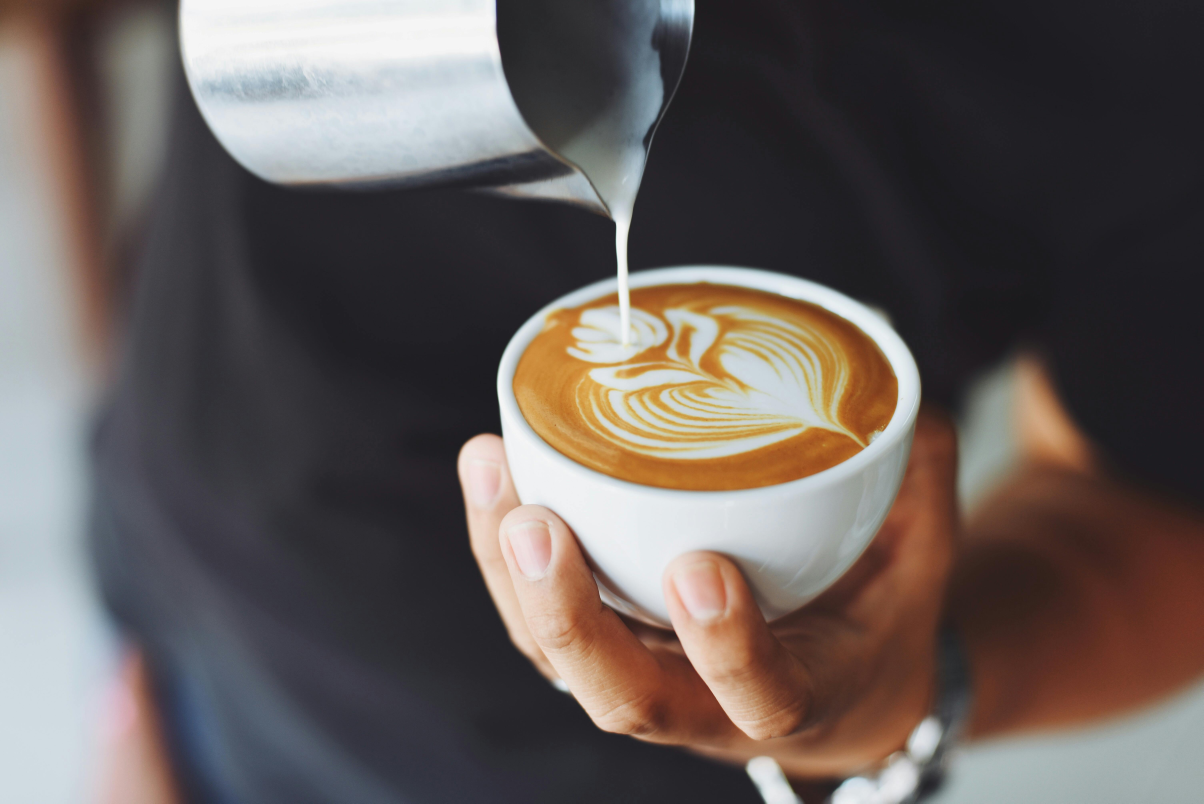
#> input picture assets/coffee.jpg, 6016 x 4016 px (shown at 1/5 size)
$ python tut2.py
#> lines starting #> are read from the running program, lines starting #| are printed output that depends on the picture
import cv2
import random

img = cv2.imread('./assets/coffee.jpg', -1)
#> img is the input picture: shape (4016, 6016, 3); mean B, G, R 90.2, 92.9, 101.6
print(img.shape)
#| (4016, 6016, 3)

coffee = img[2000:2500, 600:900]
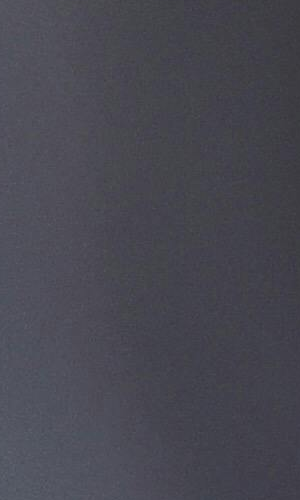
#> coffee: shape (500, 300, 3); mean B, G, R 81.3, 71.7, 72.1

cv2.imshow('Coffee', coffee)


# cv2.imshow('Image',img)
cv2.waitKey(0)
cv2.destroyAllWindows()
